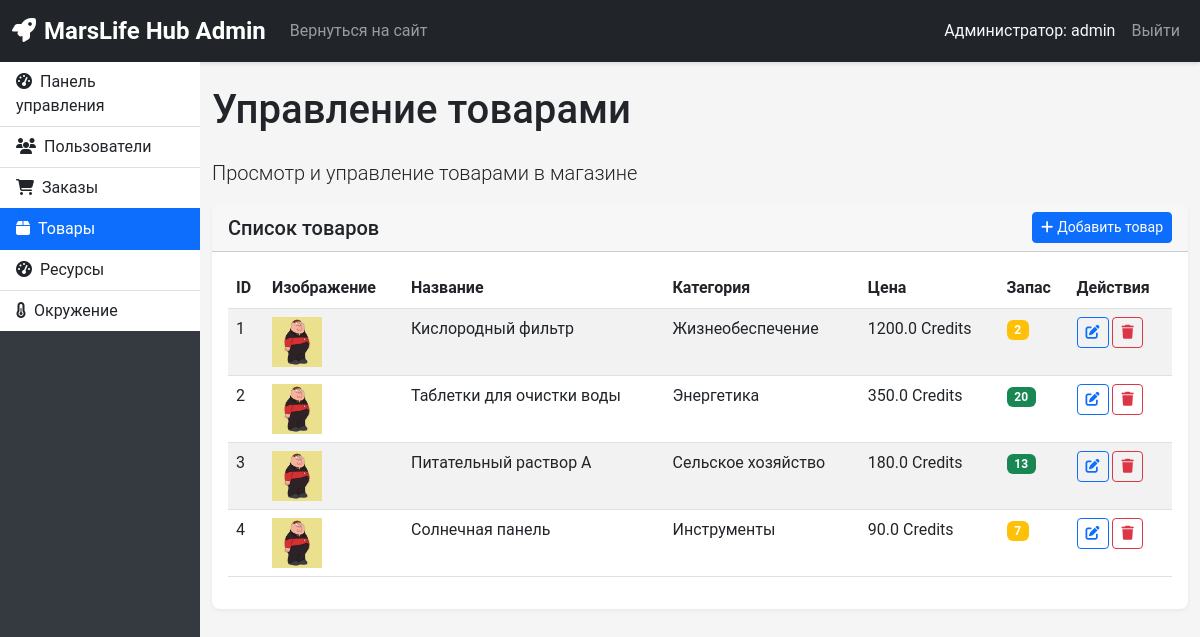
The app's page /admin/products (signed in) with its own data.
### app.py (models this page shows)
class Product(db.Model):
    id = db.Column(db.Integer, primary_key=True)
    name = db.Column(db.String(100), nullable=False)
    description = db.Column(db.Text)
    price = db.Column(db.Float, nullable=False)
    stock = db.Column(db.Integer, nullable=False)
    category = db.Column(db.String(50))
    image = db.Column(db.String(200))

### app.py (the view)
@app.route('/admin/products')
def admin_products():
    if 'user_id' not in session:
        return redirect(url_for('login'))
    user = User.query.get(session['user_id'])
    if not user or user.role != 'admin':
        flash('У вас нет доступа к админской панели', 'danger')
        return redirect(url_for('index'))
    products = Product.query.all()
    return render_template('admin/products.html', products=products)

### templates/admin/products.html (shortened to what this page needs)
{% extends 'admin/base.html' %}
{% block content %}
<div class="row">
    <div class="col-12">
        <h1 class="mb-4">Управление товарами</h1>
        <p class="lead">Просмотр и управление товарами в магазине</p>
    </div>
</div>
<div class="row">
    <div class="col-12">
        <div class="card">
            <div class="card-header d-flex justify-content-between align-items-center">
                <h5 class="mb-0">Список товаров</h5>
                <button class="btn btn-primary btn-sm" data-bs-toggle="modal" data-bs-target="#addProductModal">
                    <i class="fas fa-plus me-1"></i>Добавить товар
                </button>
            </div>
            <div class="card-body">
                <div class="table-responsive">
                    <table class="table table-striped table-hover">
                        <thead>
                            <tr>
                                <th>ID</th>
                                <th>Изображение</th>
                                <th>Название</th>
                                <th>Категория</th>
                                <th>Цена</th>
                                <th>Запас</th>
                                <th>Действия</th>
                            </tr>
                        </thead>
                        <tbody>
                            {% for product in products %}
                            <tr>
                                <td>{{ product.id }}</td>
                                <td>
                                    <img src="{{ url_for('static', filename='img/' + product.image) }}"
                                         alt="{{ product.name }}" width="50" height="50"
                                         onerror="this.src='{{ url_for('static', filename='img/placeholder.jpg') }}'">
                                </td>
                                <td>{{ product.name }}</td>
                                <td>{{ product.category }}</td>
                                <td>{{ product.price }} Credits</td>
                                <td>
                                    {% if product.stock > 10 %}
                                    <span class="badge bg-success">{{ product.stock }}</span>
                                    {% elif product.stock > 0 %}
                                    <span class="badge bg-warning">{{ product.stock }}</span>
                                    {% else %}
                                    <span class="badge bg-danger">{{ product.stock }}</span>
                                    {% endif %}
                                </td>
                                <td>
                                    <button class="btn btn-sm btn-outline-primary" data-bs-toggle="modal" data-bs-target="#editProductModal{{ product.id }}">
                                        <i class="fas fa-edit"></i>
                                    </button>
                                    <button class="btn btn-sm btn-outline-danger" data-bs-toggle="modal" data-bs-target="#deleteProductModal{{ product.id }}">
                                        <i class="fas fa-trash"></i>
                                    </button>
                                </td>
                            </tr>
                            {% endfor %}
                        </tbody>
                    </table>
                </div>
            </div>
        </div>
    </div>
</div>
{% endblock %}

### static/css/style.css (style rules this page uses)
body { background-color: #f5f5f5; font-family: 'Roboto', sans-serif; }
.card { box-shadow: 0 2px 4px rgba(0, 0, 0, 0.05); border-radius: 8px; border: none; margin-bottom: 20px; }
.card-header { border-radius: 8px 8px 0 0 !important; font-weight: 600; }

### records on screen
Product: id "1", name "Кислородный фильтр", category "Жизнеобеспечение", price "1200.0", stock "2"
Product: id "2", name "Таблетки для очистки воды", category "Энергетика", price "350.0", stock "20"
Product: id "3", name "Питательный раствор А", category "Сельское хозяйство", price "180.0", stock "13"
Product: id "4", name "Солнечная панель", category "Инструменты", price "90.0", stock "7"

### other values on screen
{{ session['username'] }} "admin"
